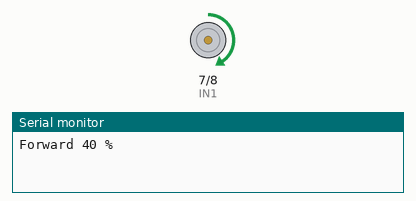
Recording of a sketch running on a simulated Arduino Uno, built with avr-gcc and run on an emulated ATmega328P. On the bench: motor-driver pin pairs drawn as motors (green arrow = first pin HIGH = forward, orange = second pin HIGH = backward, longer = more drive, scaled by the enable pin), the last lines printed to the serial monitor.

Above: at 1.5 s.
At 7.0 s:
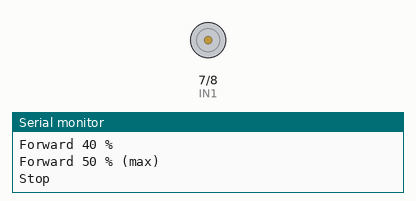
Timing chart, 0 to 8.5 s (numbered marks = the images above):
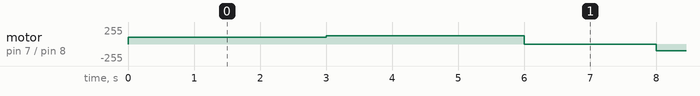

The sketch:

hobby_DCmotor_test.ino
```cpp
const int ENA = 9;   // PWM speed
const int IN1 = 7;
const int IN2 = 8;
const int MAX_DUTY = 50;   // % cap for a 6V motor on a 12V supply

void setSpeed(int percent) {
  percent = constrain(percent, 0, MAX_DUTY);
  analogWrite(ENA, map(percent, 0, 100, 0, 255));
}

void forward()  { digitalWrite(IN1, HIGH); digitalWrite(IN2, LOW); }
void backward() { digitalWrite(IN1, LOW);  digitalWrite(IN2, HIGH); }
void stopMotor(){ digitalWrite(IN1, LOW);  digitalWrite(IN2, LOW); setSpeed(0); }

void setup() {
  pinMode(ENA, OUTPUT);
  pinMode(IN1, OUTPUT);
  pinMode(IN2, OUTPUT);
  Serial.begin(9600);
}

void loop() {
  Serial.println("Forward 40 %");
  forward();  setSpeed(40);  delay(3000);

  Serial.println("Forward 50 % (max)");
  setSpeed(50);              delay(3000);

  Serial.println("Stop");
  stopMotor();               delay(2000);

  Serial.println("Backward 40 %");
  backward(); setSpeed(40);  delay(3000);

  Serial.println("Stop");
  stopMotor();               delay(2000);
}
```

Measured:
- by itself, motor on pin 7 (IN1) / pin 8 (IN2): stopped → forward 102/255 at 0.00 s, → forward 127/255 3.0 s later, → stopped 3.0 s later, → backward 102/255 2.0 s later, … (50 changes in this stretch)
